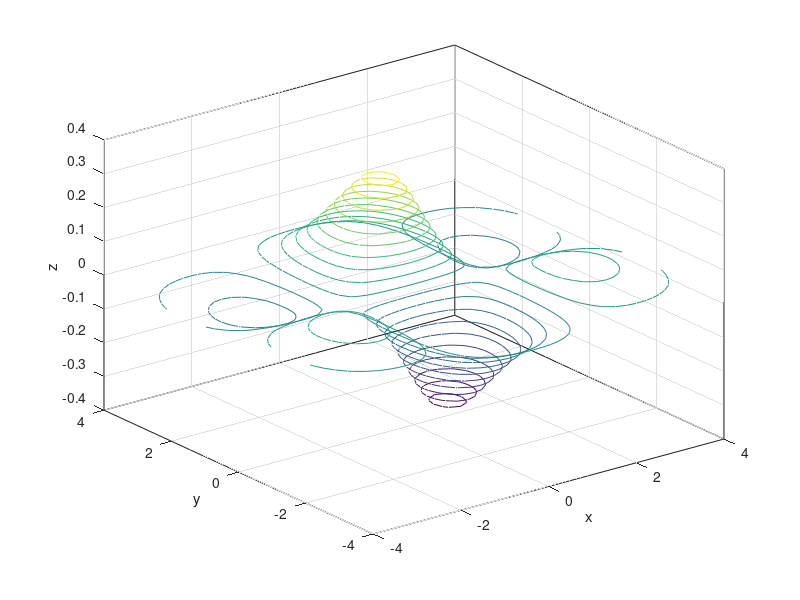

Source code (MATLAB):
x = -4:0.2:4;
y = -4:0.2:4;
[X, Y] = meshgrid(x, y);

Z = 2.0 .^ (-1.2 * sqrt(X.^2 + Y.^2)) .* cos(X) .* sin(0.8*Y);

contour3(X, Y, Z, 20);
xlabel('x');
ylabel('y');
zlabel('z');
